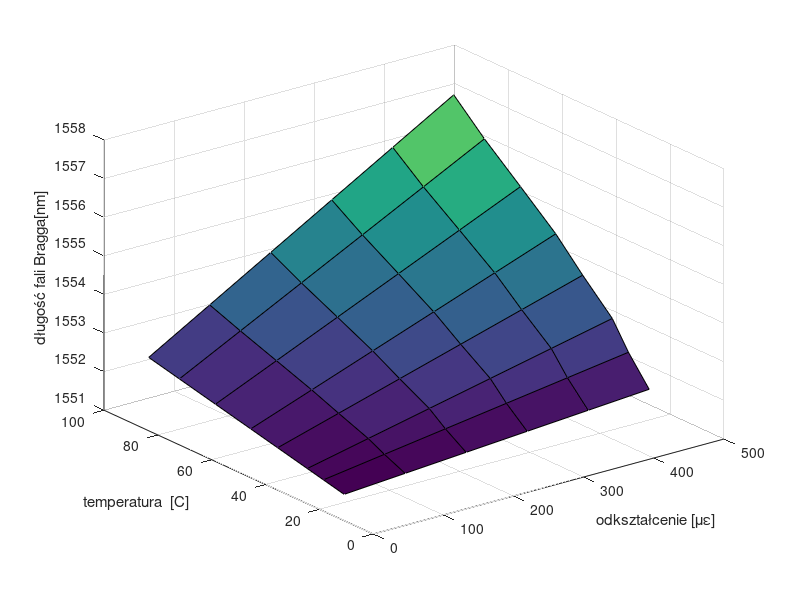

The MATLAB script that drew this image: (Note: this script raises an error after producing the figure.)
clc
close all
clear all

lambda1=1551.68;
kl=8.639001139777177e-07;
kt= 1.083086225435473e-05;

dL=[0 0.02 0.04	0.06 0.08 0.1]; %dLi=Ls,0-Ls,i [mm] - micrometer screw increment 
L=230;  % basic length
strains = dL./L; % calculating strains
micro_strains = strains * 1e6; % calculating micro strains

T=[10.8	18.5 24.5 35.5 45.5	58.6 72	83.4];

t_length = length(T);
l_length = length(dL);

lambdas= zeros(t_length, l_length);
lambdas(1,1) = lambda1;

for t = 1: t_length
    for l = 1: l_length
        if t == 1 
             lambdas(t,l) = lambda1 + ...
            kl *micro_strains(l)*lambda1;
        else
             delta_T=T(t)- T(t-1);
             lambdas(t,l) = lambdas(t-1,l) + kt* delta_T*lambda1 + ...
            kl *micro_strains(l)*lambda1;
        end
        
        
    end
end

figure
surf( micro_strains,T,lambdas)
xlabel('odkształcenie [\mu\epsilon]')
ylabel("temperatura  [C]")
zlabel("długość fali Bragga[nm]")
title("długości fali Bragga "+ newline+" gdy na siatkę działa zarówno odkształcenie jak i temperatura. ")
